Frame 1 (no input): blank canvas, image omitted
Frame 60 (no input): blank canvas, image omitted
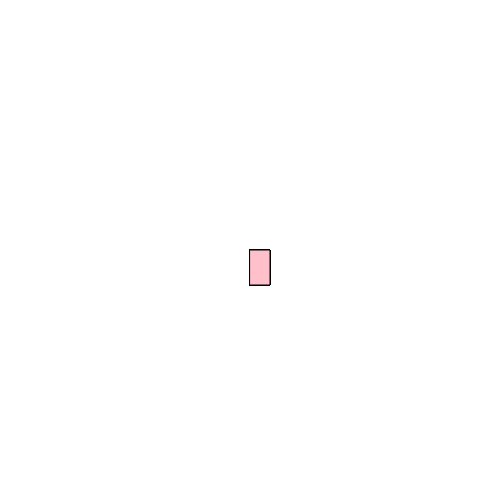
Frame 120 (the mouse pressed at the canvas centre since frame 60)

The p5.js sketch whose frames 1 and 60 were blank and that drew this single picture after the mouse press (run headless with seeded random() and noise() and a simulated clock; from frame 60 on, the mouse is pressed at the canvas centre):

// p5.js sketch
// ── sketch.js
function setup() {
  createCanvas(500, 500);
  background("white");
}
function draw() {
  stroke("black");
  fill("pink");
  
  // console.log(mouseIsPressed);
  
  if (mouseIsPressed) {
    rect(mouseX, mouseY, 20,35);
  }
}
